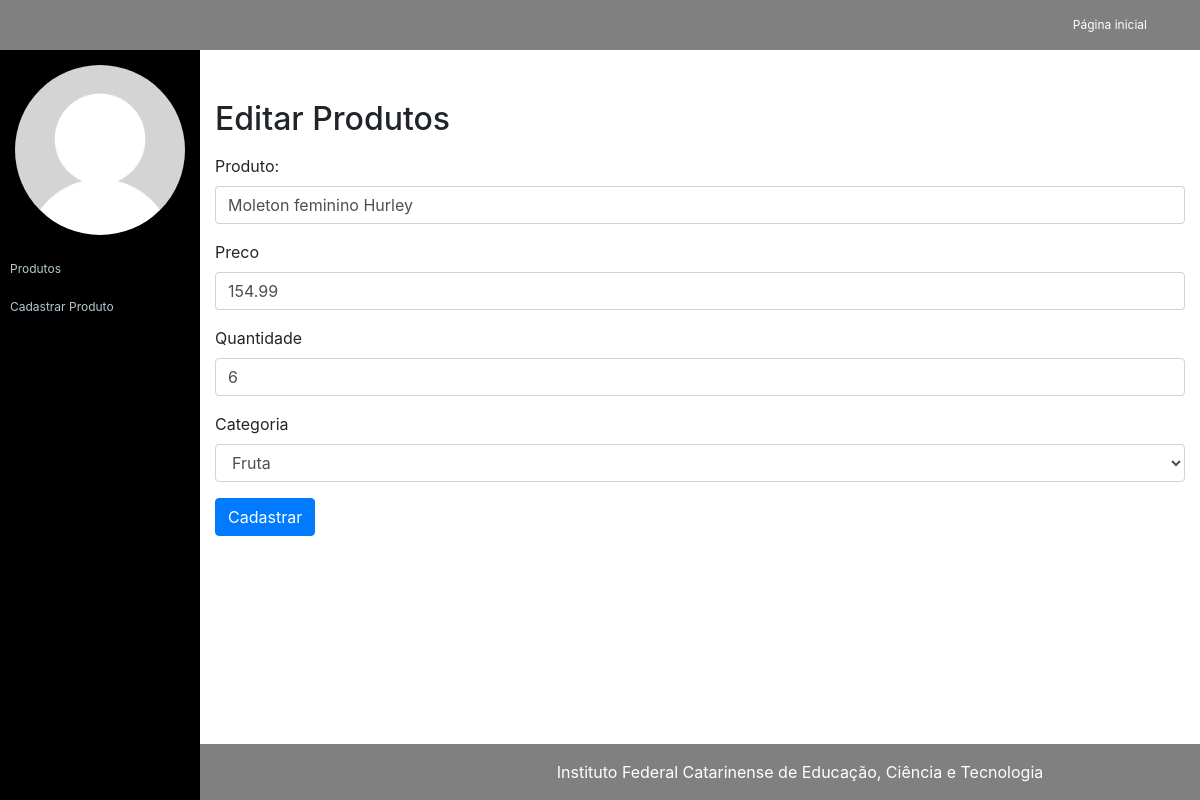
The app's page /app/views/admin/editar-produto.php?id=3 with its own data.
### tables this page shows
CREATE TABLE `tb_produtos` (
  `estoque` int(11) NOT NULL,
  `id` int(11) NOT NULL,
  `nome` varchar(32) NOT NULL,
  `categoria` varchar(32) NOT NULL,
  `preco` decimal(10,2) NOT NULL
);

### app/models/Conexao.php (called while the page is built, shortened)
<?php
class Conexao {
    public static $conexao = null;
    public static function getConexao(){
        try{
            if(self::$conexao == null){
                $dbHost=self::HOST;
                $dbName=self::NOMEBANCO;
                $dbUser=self::USUARIO;
                $dbPass=self::SENHA;
                self::$conexao = new PDO("mysql:host=$dbHost;dbname=$dbName;charset=utf8", $dbUser, $dbPass, array(PDO::MYSQL_ATTR_INIT_COMMAND => "SET NAMES 'utf8'"));
                self::$conexao->setAttribute(PDO::ATTR_ERRMODE, PDO::ERRMODE_EXCEPTION);
            }
            return self::$conexao;
        }catch(PDOException $e){
            die("Falhou a conexao ou ocorreu um erro banco: " . $e->getMessage());
        }
        return $conexao;
    }
}

### app/models/CrudProdutos.php (called while the page is built, shortened)
<?php
require_once "Conexao.php";
require_once "Produto.php";
class CrudProdutos {
    private $conexao;
    public function __construct() {
        $this->conexao = Conexao::getConexao();
    }
    public function getProduto(int $id){
        $consulta = $this->conexao->query("SELECT * FROM tb_produtos WHERE id = $id");
        $produto = $consulta->fetch(PDO::FETCH_ASSOC);
        return new Produto($produto['nome'], $produto['preco'], $produto['categoria'], $produto['estoque'], $produto['id']);
    }
}

### app/models/Produto.php (called while the page is built, shortened)
<?php
require_once "Conexao.php";
class Produto {
    public function __construct($nome, $preco, $categoria,$estoque, $id = null){
        $this->nome = $nome;
        $this->preco = $preco;
        $this->estoque = $estoque;
        $this->id = $id;
    }
}

### app/views/admin/editar-produto.php (the view, shortened to what this page needs)
<?php
require_once 'cabecalho.php';
require_once "../../models/CrudProdutos.php";
$crud = new CrudProdutos();
$id = filter_input(INPUT_GET, 'id', FILTER_VALIDATE_INT);
$crud->getProduto($id);
$produto = $crud->getProduto($_GET['id']);
?>
    <h2>Editar Produtos</h2>
    <form action="../../controllers/controladorProduto.php?acao=editar&id=<?=$produto->id?>" method="post">
        <div class="form-group">
            <label for="produto">Produto:</label>
            <input value="<?= $produto->nome?>" name="nome" type="text" class="form-control" id="produto" aria-describedby="nome produto" placeholder="">
        </div>
        <div class="form-group">
            <label for="preco">Preco</label>
            <input value="<?= $produto->preco?>"name="preco" type="number" step="0.01" class="form-control" id="preco" placeholder="">
        </div>
        <div class="form-group">
            <label for="quantidade">Quantidade</label>
            <input value="<?= $produto->estoque?>"name="estoque" type="number" class="form-control" id="quantidade" placeholder="">
        </div>
        <div class="form-group">
            <label for="Categoria">Categoria</label>
            <select name="categoria" class="form-control" id="Categoria">
                <option value="Fruta">Fruta</option>
            </select>
        </div>
        <button type="submit" class="btn btn-primary">Cadastrar</button>
    </form>
<?php require_once "rodape.php"; ?>

### assets/css/ifc-style.css (style rules this page uses)
body { padding-top: 55px; }
@media (min-width: 992px) { body { padding-top: 55px; } }

### records on screen
tb_produtos: nome "Moleton feminino Hurley", preco "154.99", estoque "6"
